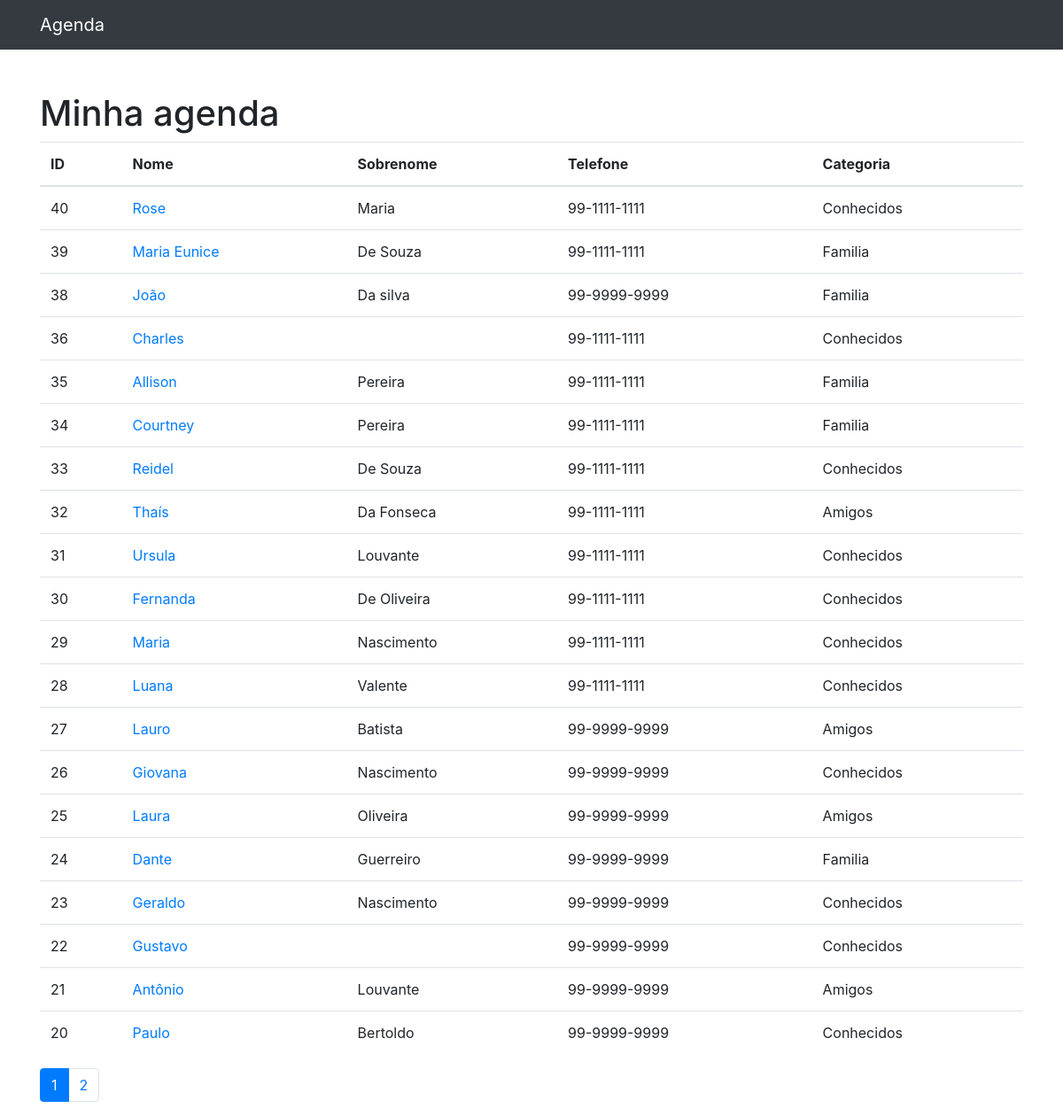
The page / on the database its author committed.
### contatos/models.py (models this page shows, shortened)
class Contato(models.Model):
    nome = models.CharField(max_length=255)
    sobrenome = models.CharField(max_length=255, blank=True)
    telefone = models.CharField(max_length=255)
    email = models.CharField(max_length=255, blank=True)
    data_criacao = models.DateField(default=timezone.now)
    descricao = models.TextField(blank=True)
    categoria = models.ForeignKey(Categoria, on_delete=models.DO_NOTHING)
    mostrar = models.BooleanField(default=True)
    foto = models.ImageField(blank=True, upload_to='fotos/%Y/%m')

class Categoria(models.Model):
    nome = models.CharField(max_length=255)
    def __str__(self):
        return self.nome

### contatos/views.py (the view)
# urls.py: path('', views.index, name='index'),
def index(request):
    contatos = Contato.objects.order_by('-id').filter(
        mostrar=True
    )
    paginator = Paginator(contatos, 20)
    page = request.GET.get('p')
    contatos = paginator.get_page(page)
    return render(request, 'contatos/index.html', {
        'contatos': contatos
    })

### contatos/templates/contatos/index.html
{% extends 'base.html'%}
{%block conteudo%}
<h1 class="mt-5" xmlns="http://www.w3.org/1999/html">Minha agenda</h1>
<table class="table">
    <thead>
    <tr>
        <th>ID</th>
        <th>Nome</th>
        <th>Sobrenome</th>
        <th>Telefone</th>
        <th>Categoria</th>
    </tr>
    </thead>
    <tbody>
    {% for contato in contatos %}
        <tr>
            <td>{{ contato.id }}</td>
            <td>
                <a href="{% url 'ver_contato' contato.id %}">{{ contato.nome }}</a>
            </td>
            <td>{{ contato.sobrenome }}</td>
            <td>{{ contato.telefone }}</td>
            <td>{{ contato.categoria }}</td>
        </tr>
    {% endfor %}
    </tbody>
</table>
<nav aria-label="Page navigation example">
    <ul class="pagination">
        {% for pagina in contatos.paginator.page_range %}
            {% if contatos.number == pagina %}
                <li class="page-item active">
                    <a class="page-link" href="?p={{ pagina }}">{{ pagina }}</a>
                </li>
        {% else %}
           <li class="page-item">
            <a class="page-link" href="?p={{ pagina }}">{{ pagina }}</a>
        </li>
        {% endif %}
        {% endfor %}
    </ul>
</nav>
{%endblock%}

### templates/base.html (shortened to what this page needs)
{% load static %}
<!DOCTYPE html>
<html lang="pt">
<head>
{% include 'parciais/head.html' %}
</head>
<body>
  <nav class="navbar navbar-expand-lg navbar-dark bg-dark static-top">
    <div class="container">
      <a class="navbar-brand" href="{%url 'index'%}">Agenda</a>
    </div>
  </nav>
  <div class="container">
    <div class="row">
      <div class="col-lg-12">
        {%block conteudo%} {%endblock%}
      </div>
    </div>
  </div>
</body>
</html>

### templates/parciais/head.html (shortened to what this page needs)
{% load static %}
  <link href="{% static 'vendor/bootstrap/css/bootstrap.min.css'%}" rel="stylesheet">

### rows shown on the page
Contato: id "40", nome "Rose", sobrenome "Maria", telefone "99-1111-1111", categoria "Conhecidos"
Contato: id "39", nome "Maria Eunice", sobrenome "De Souza", telefone "99-1111-1111", categoria "Familia"
Contato: id "38", nome "João", sobrenome "Da silva", telefone "99-9999-9999", categoria "Familia"
Contato: id "36", nome "Charles", telefone "99-1111-1111", categoria "Conhecidos"
Contato: id "35", nome "Allison", sobrenome "Pereira", telefone "99-1111-1111", categoria "Familia"
Contato: id "34", nome "Courtney", sobrenome "Pereira", telefone "99-1111-1111", categoria "Familia"
Contato: id "33", nome "Reidel", sobrenome "De Souza", telefone "99-1111-1111", categoria "Conhecidos"
Contato: id "32", nome "Thaís", sobrenome "Da Fonseca", telefone "99-1111-1111", categoria "Amigos"
Contato: id "31", nome "Ursula", sobrenome "Louvante", telefone "99-1111-1111", categoria "Conhecidos"
Contato: id "30", nome "Fernanda", sobrenome "De Oliveira", telefone "99-1111-1111", categoria "Conhecidos"
Contato: id "29", nome "Maria", sobrenome "Nascimento", telefone "99-1111-1111", categoria "Conhecidos"
Contato: id "28", nome "Luana", sobrenome "Valente", telefone "99-1111-1111", categoria "Conhecidos"
Contato: id "27", nome "Lauro", sobrenome "Batista", telefone "99-9999-9999", categoria "Amigos"
Contato: id "26", nome "Giovana", sobrenome "Nascimento", telefone "99-9999-9999", categoria "Conhecidos"
Contato: id "25", nome "Laura", sobrenome "Oliveira", telefone "99-9999-9999", categoria "Amigos"
Contato: id "24", nome "Dante", sobrenome "Guerreiro", telefone "99-9999-9999", categoria "Familia"
Contato: id "23", nome "Geraldo", sobrenome "Nascimento", telefone "99-9999-9999", categoria "Conhecidos"
Contato: id "22", nome "Gustavo", telefone "99-9999-9999", categoria "Conhecidos"
Contato: id "21", nome "Antônio", sobrenome "Louvante", telefone "99-9999-9999", categoria "Amigos"
Contato: id "20", nome "Paulo", sobrenome "Bertoldo", telefone "99-9999-9999", categoria "Conhecidos"

### other values the page prints
{{ pagina }} "1"
{{ pagina }} "2"
